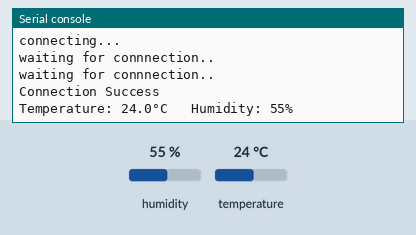
The program below on a simulated Raspberry Pi Pico running MicroPython. On the bench: the last lines printed to the serial console. The test bench sets the inputs (shaded band); at power-on: humidity 55 %, temperature 24 °C. WiFi joins after 1.5 s; requests to the public web service named in the program get a made-up reply in its usual format after 0.4 s (London, UTC, broken clouds, 64 % humidity, 1013 hPa unless stated).

Above: at 3.2 s.
3.3 s: humidity set to 22 %
11.1 s: temperature set to 12 °C
At 12.9 s:
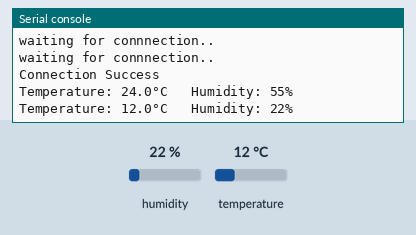
18.9 s: humidity set to 40 %
At 24.1 s:
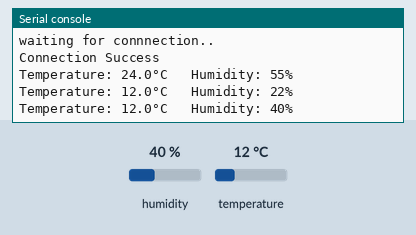

The program:

TemperatureSensorwThingSpeakExample.py
```python
from machine import Pin
from time import sleep
import dht

import network
import socket

import Newurequests as urequests #updated urequests library.

#Enter Wifi information.
ssid = 'YOURHOTSPOT'
password ="HOTSPOTPASSWORD"

DEBUG = False #set this parameter to False to turn off debug outputs.

APIkey= "APIKEYHERE"

#initializing the wlan for internet connection
wlan = network.WLAN(network.STA_IF)
wlan.active(True)

#Setting up the DHT22 sensor
sensor = dht.DHT22(Pin(2))

if DEBUG == True:
    accessPoints = wlan.scan() #perform a WiFi Access Points scan

#this loop prints each AP found in a single row on
    for ap in accessPoints:
        print(ap)

def connect():
    wlan.connect(ssid,password)
    while wlan.isconnected() == False:
        print('waiting for connnection..')
        sleep(1)

try:
    print("connecting...")
    connect()
except KeyboardInterrupt:
    machine.reset()

print("Connection Success")


while True:
    sensor.measure()
    temp = sensor.temperature() #updating temperature data
    hum = sensor.humidity() #updatating Humidity data
    print("Temperature: {}°C   Humidity: {:.0f}% ".format(temp, hum))
    sleep(10) #update sensor data every 10 seconds
    GetReq = "https://api.thingspeak.com/update?api_key="+APIkey+"&field1="+str(temp)+"&field2="+str(hum)
    response = urequests.get(GetReq)
```

Measured:
- after the input at 11.1 s, the serial console: prints a new line after 1.3 s (image 1)
- after the input at 18.9 s, the serial console: prints a new line after 4.0 s (image 2)
